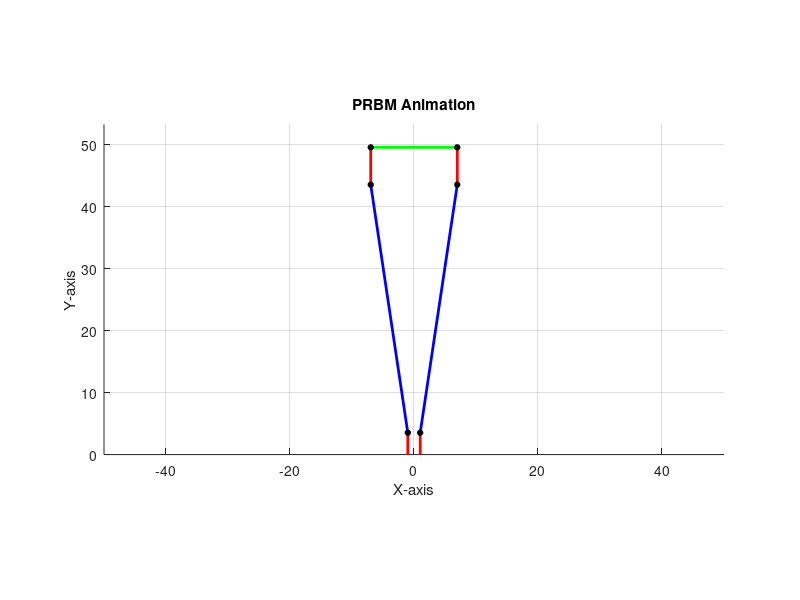

Write MATLAB code to recreate this figure. (Note: this script raises an error after producing the figure.)
clear; close all; 
% Parameters
theta0 = (90- 17/2)*pi/180;
theta_max = pi/4; % Maximum angle
num_frames = 100; % Number of animation frames
theta_vals = linspace(theta0, theta_max, num_frames);

% GIF parameters
gif_filename = 'prbm_animation.gif'; % Output GIF file name
delay_time = 0.1; % Delay between frames (in seconds)

% Example: Two-link manipulator (replace with your robot's kinematics)
lfull = 50; 
ltip = 3.25; 
lrigid = 5; 
ltop = 17; 
lsmall = 1; 

% Find Model Variables from CAD vars
l = lfull - lrigid/2; 
y = 0.8517; 
lc = (1-y)*l/2;

% Initialize figure
figure;
hold on;
axis equal;
grid on;
xlim([-lfull, lfull]);
ylim([0, lfull+ltip]);
xlabel('X-axis');
ylabel('Y-axis');
title('PRBM Animation');

% Initialize plot handles
link1_plot = plot([0, 0], [0, 0], 'r-', 'LineWidth', 2); % Link 1
link2_plot = plot([0, 0], [0, 0], 'b-', 'LineWidth', 2); % Link 2
link3_plot = plot([0, 0], [0, 0], 'r-', 'LineWidth', 2); % Link 3

link4_plot = plot([0, 0], [0, 0], 'r-', 'LineWidth', 2); % Link 1
link5_plot = plot([0, 0], [0, 0], 'b-', 'LineWidth', 2); % Link 2
link6_plot = plot([0, 0], [0, 0], 'r-', 'LineWidth', 2); % Link 3

link7_plot = plot([0, 0], [0, 0], 'g-', 'LineWidth', 2); % Link 3

joint_plot = plot(0, 0, 'ko', 'MarkerSize', 4, 'MarkerFaceColor', 'k'); % Joints

% Animation loop
for frame = 1:num_frames
    theta = theta_vals(frame); 
    
    theta2 = theta + pi - theta0; 
    theta3 = theta + pi/2 -theta0; 
    ihat = [1 0]; jhat = [0 1];

    rA = (lc+ y*l*sin(theta))*jhat + y*l*cos(theta)*ihat; 
    rtip = rA + ltop/2*(cos(theta2)*ihat + sin(theta2)*jhat) ...
    + (ltip + lc + lrigid/2) * (cos(theta3)*ihat+ sin(theta3)*jhat);
    % Forward kinematics (example for 2-link planar robot)
    % Replace with your own joint/link equations
    r1 =  [lsmall, lc]; 
    r2 = r1+ y*l*sin(theta)*jhat + y*l*cos(theta)*ihat;
    r3 = r2 + (lc + lrigid/2) * (cos(theta3)*ihat+ sin(theta3)*jhat); 
    
    theta = 2*theta0 -theta;

    r4 =  [-lsmall, lc]; 
    r5 = r4+ y*l*sin(theta)*jhat - y*l*cos(theta)*ihat;
    r6 = r5 + (lc + lrigid/2) * (cos(theta3)*ihat+ sin(theta3)*jhat); 

    
    % Update link and joint positions
    set(link1_plot, 'XData', [lsmall, r1(1)], 'YData', [0, r1(2)]);
    set(link2_plot, 'XData', [r1(1), r2(1)], 'YData', [r1(2), r2(2)]);
    set(link3_plot, 'XData', [r2(1), r3(1)], 'YData', [r2(2), r3(2)]);
    set(link4_plot, 'XData', [-lsmall, r4(1)], 'YData', [0, r4(2)]);
    set(link5_plot, 'XData', [r4(1), r5(1)], 'YData', [r4(2), r5(2)]);
    set(link6_plot, 'XData', [r5(1), r6(1)], 'YData', [r5(2), r6(2)]);
    set(link7_plot, 'XData', [r3(1), r6(1)], 'YData', [r3(2), r6(2)]);

    set(joint_plot, 'XData', [r1(1), r2(1), r3(1), r4(1), r5(1), r6(1)],...
        'YData', [r1(2), r2(2), r3(2), r4(2), r5(2), r6(2)]);
   
    % Capture the frame
    frame_image = getframe(gcf);
    im = frame2im(frame_image); % Convert to image
    
    % Write to GIF
    [imind, cm] = rgb2ind(im, 256); % Convert to indexed image
    if frame == 1
        % Create the GIF file on the first frame
        imwrite(imind, cm, gif_filename, 'gif', 'LoopCount', Inf, 'DelayTime', delay_time);
    else
        % Append to the GIF file
        imwrite(imind, cm, gif_filename, 'gif', 'WriteMode', 'append', 'DelayTime', delay_time);
    end
    
    % Pause for real-time animation (optional)
    pause(delay_time);
end

disp(['Animation saved as ', gif_filename]);
